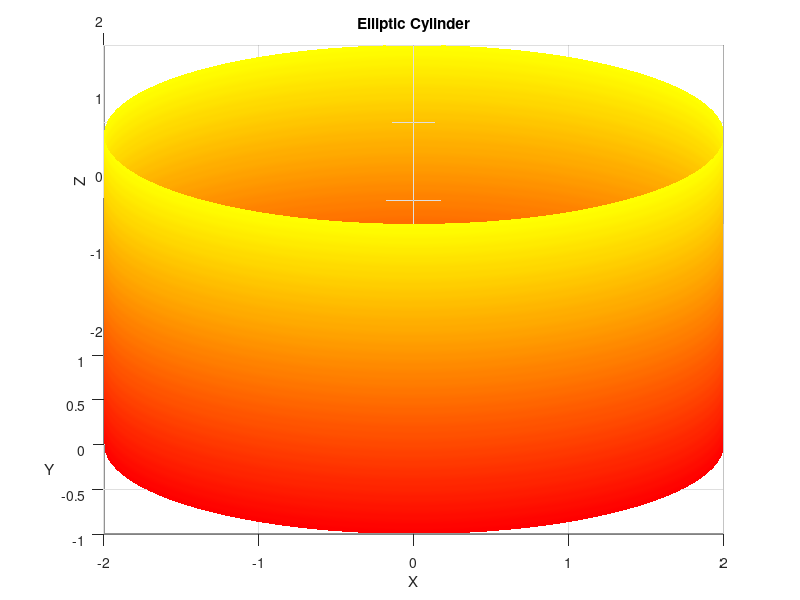

This chart was generated by the following MATLAB code:
theta = linspace(0, 2*pi, 100);
z = linspace(-2, 2, 100);
[Theta, Z] = meshgrid(theta, z);

a = 2;  % محور X
b = 1;  % محور Y

X = a * cos(Theta);
Y = b * sin(Theta);

surf(X, Y, Z)
colormap autumn
xlabel("X")
ylabel("Y")
zlabel("Z")
title("Elliptic Cylinder")
shading interp

for az = 0:1:360
  view(az, 30);
  pause(0.01);
end

